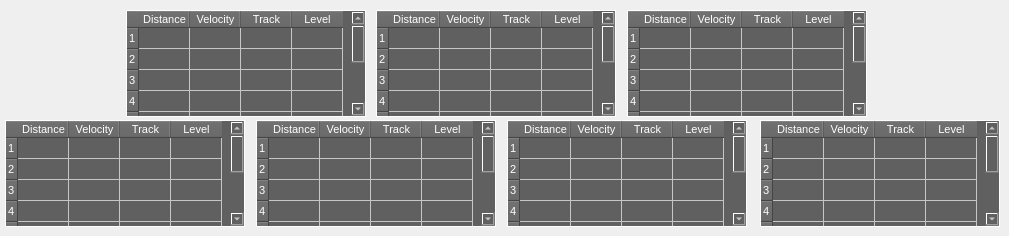
    <widget class="QWidget" name="realTimeTab">
     <attribute name="title">
      <string>Real-Time</string>
     </attribute>
     <widget class="QTableWidget" name="distanceTable5">
      <property name="geometry">
       <rect>
        <x>126</x>
        <y>10</y>
        <width>240</width>
        <height>107</height>
       </rect>
      </property>
      <property name="font">
       <font>
        <family>Segoe UI</family>
        <pointsize>8</pointsize>
       </font>
      </property>
      <property name="autoFillBackground">
       <bool>true</bool>
      </property>
      <property name="styleSheet">
       <string notr="true">background-color: rgb(96,96,96);
gridline-color: rgb(199, 199, 199);
border-color: rgb(255, 255, 255);
color: rgb(255,255,255);</string>
      </property>
      <property name="frameShape">
       <enum>QFrame::Panel</enum>
      </property>
      <property name="frameShadow">
       <enum>QFrame::Plain</enum>
      </property>
      <property name="lineWidth">
       <number>1</number>
      </property>
      <property name="horizontalScrollBarPolicy">
       <enum>Qt::ScrollBarAlwaysOff</enum>
      </property>
      <property name="gridStyle">
       <enum>Qt::SolidLine</enum>
      </property>
      <property name="wordWrap">
       <bool>false</bool>
      </property>
      <property name="rowCount">
       <number>8</number>
      </property>
      <property name="columnCount">
       <number>4</number>
      </property>
      <attribute name="horizontalHeaderDefaultSectionSize">
       <number>51</number>
      </attribute>
      <attribute name="horizontalHeaderHighlightSections">
       <bool>true</bool>
      </attribute>
      <attribute name="horizontalHeaderMinimumSectionSize">
       <number>10</number>
      </attribute>
      <attribute name="verticalHeaderDefaultSectionSize">
       <number>21</number>
      </attribute>
      <row/>
      <row/>
      <row/>
      <row/>
      <row/>
      <row/>
      <row/>
      <row/>
      <column>
       <property name="text">
        <string>Distance</string>
       </property>
      </column>
      <column>
       <property name="text">
        <string>Velocity</string>
       </property>
      </column>
      <column>
       <property name="text">
        <string>Track</string>
       </property>
      </column>
      <column>
       <property name="text">
        <string>Level</string>
       </property>
      </column>
     </widget>
     <widget class="QTableWidget" name="distanceTable6">
      <property name="geometry">
       <rect>
        <x>376</x>
        <y>10</y>
        <width>240</width>
        <height>107</height>
       </rect>
      </property>
      <property name="font">
       <font>
        <family>Segoe UI</family>
        <pointsize>8</pointsize>
       </font>
      </property>
      <property name="autoFillBackground">
       <bool>true</bool>
      </property>
      <property name="styleSheet">
       <string notr="true">background-color: rgb(96,96,96);
gridline-color: rgb(199, 199, 199);
border-color: rgb(255, 255, 255);
color: rgb(255,255,255);</string>
      </property>
      <property name="frameShape">
       <enum>QFrame::Panel</enum>
      </property>
      <property name="frameShadow">
       <enum>QFrame::Plain</enum>
      </property>
      <property name="lineWidth">
       <number>1</number>
      </property>
      <property name="horizontalScrollBarPolicy">
       <enum>Qt::ScrollBarAlwaysOff</enum>
      </property>
      <property name="gridStyle">
       <enum>Qt::SolidLine</enum>
      </property>
      <property name="wordWrap">
       <bool>false</bool>
      </property>
      <property name="rowCount">
       <number>8</number>
      </property>
      <property name="columnCount">
       <number>4</number>
      </property>
      <attribute name="horizontalHeaderDefaultSectionSize">
       <number>51</number>
      </attribute>
      <attribute name="horizontalHeaderHighlightSections">
       <bool>true</bool>
      </attribute>
      <attribute name="horizontalHeaderMinimumSectionSize">
       <number>10</number>
      </attribute>
      <attribute name="verticalHeaderDefaultSectionSize">
       <number>21</number>
      </attribute>
      <row/>
      <row/>
      <row/>
      <row/>
      <row/>
      <row/>
      <row/>
      <row/>
      <column>
       <property name="text">
        <string>Distance</string>
       </property>
      </column>
      <column>
       <property name="text">
        <string>Velocity</string>
       </property>
      </column>
      <column>
       <property name="text">
        <string>Track</string>
       </property>
      </column>
      <column>
       <property name="text">
        <string>Level</string>
       </property>
      </column>
     </widget>
     <widget class="QTableWidget" name="distanceTable7">
      <property name="geometry">
       <rect>
        <x>627</x>
        <y>10</y>
        <width>240</width>
        <height>107</height>
       </rect>
      </property>
      <property name="font">
       <font>
        <family>Segoe UI</family>
        <pointsize>8</pointsize>
       </font>
      </property>
      <property name="styleSheet">
       <string notr="true">background-color: rgb(96,96,96);
gridline-color: rgb(199, 199, 199);
border-color: rgb(255, 255, 255);
color: rgb(255,255,255);</string>
      </property>
      <property name="frameShape">
       <enum>QFrame::Panel</enum>
      </property>
      <property name="frameShadow">
       <enum>QFrame::Plain</enum>
      </property>
      <property name="lineWidth">
       <number>1</number>
      </property>
      <property name="horizontalScrollBarPolicy">
       <enum>Qt::ScrollBarAlwaysOff</enum>
      </property>
      <property name="gridStyle">
       <enum>Qt::SolidLine</enum>
      </property>
      <property name="wordWrap">
       <bool>false</bool>
      </property>
      <property name="rowCount">
       <number>8</number>
      </property>
      <property name="columnCount">
       <number>4</number>
      </property>
      <attribute name="horizontalHeaderDefaultSectionSize">
       <number>51</number>
      </attribute>
      <attribute name="horizontalHeaderHighlightSections">
       <bool>true</bool>
      </attribute>
      <attribute name="horizontalHeaderMinimumSectionSize">
       <number>10</number>
      </attribute>
      <attribute name="verticalHeaderDefaultSectionSize">
       <number>21</number>
      </attribute>
      <row/>
      <row/>
      <row/>
      <row/>
      <row/>
      <row/>
      <row/>
      <row/>
      <column>
       <property name="text">
        <string>Distance</string>
       </property>
      </column>
      <column>
       <property name="text">
        <string>Velocity</string>
       </property>
      </column>
      <column>
       <property name="text">
        <string>Track</string>
       </property>
      </column>
      <column>
       <property name="text">
        <string>Level</string>
       </property>
      </column>
     </widget>
     <widget class="QTableWidget" name="distanceTable1">
      <property name="geometry">
       <rect>
        <x>5</x>
        <y>120</y>
        <width>240</width>
        <height>107</height>
       </rect>
      </property>
      <property name="font">
       <font>
        <family>Segoe UI</family>
        <pointsize>8</pointsize>
       </font>
      </property>
      <property name="autoFillBackground">
       <bool>true</bool>
      </property>
      <property name="styleSheet">
       <string notr="true">background-color: rgb(96,96,96);
gridline-color: rgb(199, 199, 199);
border-color: rgb(255, 255, 255);
color: rgb(255,255,255);</string>
      </property>
      <property name="frameShape">
       <enum>QFrame::Panel</enum>
      </property>
      <property name="frameShadow">
       <enum>QFrame::Plain</enum>
      </property>
      <property name="lineWidth">
       <number>1</number>
      </property>
      <property name="horizontalScrollBarPolicy">
       <enum>Qt::ScrollBarAlwaysOff</enum>
      </property>
      <property name="gridStyle">
       <enum>Qt::SolidLine</enum>
      </property>
      <property name="wordWrap">
       <bool>false</bool>
      </property>
      <property name="rowCount">
       <number>8</number>
      </property>
      <property name="columnCount">
       <number>4</number>
      </property>
      <attribute name="horizontalHeaderDefaultSectionSize">
       <number>51</number>
      </attribute>
      <attribute name="horizontalHeaderHighlightSections">
       <bool>true</bool>
      </attribute>
      <attribute name="horizontalHeaderMinimumSectionSize">
       <number>10</number>
      </attribute>
      <attribute name="verticalHeaderDefaultSectionSize">
       <number>21</number>
      </attribute>
      <row/>
      <row/>
      <row/>
      <row/>
      <row/>
      <row/>
      <row/>
      <row/>
      <column>
       <property name="text">
        <string>Distance</string>
       </property>
      </column>
      <column>
       <property name="text">
        <string>Velocity</string>
       </property>
      </column>
      <column>
       <property name="text">
        <string>Track</string>
       </property>
      </column>
      <column>
       <property name="text">
        <string>Level</string>
       </property>
      </column>
     </widget>
     <widget class="QTableWidget" name="distanceTable2">
      <property name="geometry">
       <rect>
        <x>256</x>
        <y>120</y>
        <width>240</width>
        <height>107</height>
       </rect>
      </property>
      <property name="font">
       <font>
        <family>Segoe UI</family>
        <pointsize>8</pointsize>
       </font>
      </property>
      <property name="autoFillBackground">
       <bool>true</bool>
      </property>
      <property name="styleSheet">
       <string notr="true">background-color: rgb(96,96,96);
gridline-color: rgb(199, 199, 199);
border-color: rgb(255, 255, 255);
color: rgb(255,255,255);</string>
      </property>
      <property name="frameShape">
       <enum>QFrame::Panel</enum>
      </property>
      <property name="frameShadow">
       <enum>QFrame::Plain</enum>
      </property>
      <property name="lineWidth">
       <number>1</number>
      </property>
      <property name="horizontalScrollBarPolicy">
       <enum>Qt::ScrollBarAlwaysOff</enum>
      </property>
      <property name="gridStyle">
       <enum>Qt::SolidLine</enum>
      </property>
      <property name="wordWrap">
       <bool>false</bool>
      </property>
      <property name="rowCount">
       <number>8</number>
      </property>
      <property name="columnCount">
       <number>4</number>
      </property>
      <attribute name="horizontalHeaderDefaultSectionSize">
       <number>51</number>
      </attribute>
      <attribute name="horizontalHeaderHighlightSections">
       <bool>true</bool>
      </attribute>
      <attribute name="horizontalHeaderMinimumSectionSize">
       <number>10</number>
      </attribute>
      <attribute name="verticalHeaderDefaultSectionSize">
       <number>21</number>
      </attribute>
      <row/>
      <row/>
      <row/>
      <row/>
      <row/>
      <row/>
      <row/>
      <row/>
      <column>
       <property name="text">
        <string>Distance</string>
       </property>
      </column>
      <column>
       <property name="text">
        <string>Velocity</string>
       </property>
      </column>
      <column>
       <property name="text">
        <string>Track</string>
       </property>
      </column>
      <column>
       <property name="text">
        <string>Level</string>
       </property>
      </column>
     </widget>
     <widget class="QTableWidget" name="distanceTable3">
      <property name="geometry">
       <rect>
        <x>507</x>
        <y>120</y>
        <width>240</width>
        <height>107</height>
       </rect>
      </property>
      <property name="font">
       <font>
        <family>Segoe UI</family>
        <pointsize>8</pointsize>
       </font>
      </property>
      <property name="autoFillBackground">
       <bool>true</bool>
      </property>
      <property name="styleSheet">
       <string notr="true">background-color: rgb(96,96,96);
gridline-color: rgb(199, 199, 199);
border-color: rgb(255, 255, 255);
color: rgb(255,255,255);</string>
      </property>
      <property name="frameShape">
       <enum>QFrame::Panel</enum>
      </property>
      <property name="frameShadow">
       <enum>QFrame::Plain</enum>
      </property>
      <property name="lineWidth">
       <number>1</number>
      </property>
      <property name="horizontalScrollBarPolicy">
       <enum>Qt::ScrollBarAlwaysOff</enum>
      </property>
      <property name="gridStyle">
       <enum>Qt::SolidLine</enum>
      </property>
      <property name="wordWrap">
       <bool>false</bool>
      </property>
      <property name="rowCount">
       <number>8</number>
      </property>
      <property name="columnCount">
       <number>4</number>
      </property>
      <attribute name="horizontalHeaderDefaultSectionSize">
       <number>51</number>
      </attribute>
      <attribute name="horizontalHeaderHighlightSections">
       <bool>true</bool>
      </attribute>
      <attribute name="horizontalHeaderMinimumSectionSize">
       <number>10</number>
      </attribute>
      <attribute name="verticalHeaderDefaultSectionSize">
       <number>21</number>
      </attribute>
      <row/>
      <row/>
      <row/>
      <row/>
      <row/>
      <row/>
      <row/>
      <row/>
      <column>
       <property name="text">
        <string>Distance</string>
       </property>
      </column>
      <column>
       <property name="text">
        <string>Velocity</string>
       </property>
      </column>
      <column>
       <property name="text">
        <string>Track</string>
       </property>
      </column>
      <column>
       <property name="text">
        <string>Level</string>
       </property>
      </column>
     </widget>
     <widget class="QTableWidget" name="distanceTable4">
      <property name="geometry">
       <rect>
        <x>760</x>
        <y>120</y>
        <width>240</width>
        <height>107</height>
       </rect>
      </property>
      <property name="font">
       <font>
        <family>Segoe UI</family>
        <pointsize>8</pointsize>
       </font>
      </property>
      <property name="autoFillBackground">
       <bool>true</bool>
      </property>
      <property name="styleSheet">
       <string notr="true">background-color: rgb(96,96,96);
gridline-color: rgb(199, 199, 199);
border-color: rgb(255, 255, 255);
color: rgb(255,255,255);</string>
      </property>
      <property name="frameShape">
       <enum>QFrame::Panel</enum>
      </property>
      <property name="frameShadow">
       <enum>QFrame::Plain</enum>
      </property>
      <property name="lineWidth">
       <number>1</number>
      </property>
      <property name="horizontalScrollBarPolicy">
       <enum>Qt::ScrollBarAlwaysOff</enum>
      </property>
      <property name="gridStyle">
       <enum>Qt::SolidLine</enum>
      </property>
      <property name="wordWrap">
       <bool>false</bool>
      </property>
      <property name="rowCount">
       <number>8</number>
      </property>
      <property name="columnCount">
       <number>4</number>
      </property>
      <attribute name="horizontalHeaderDefaultSectionSize">
       <number>51</number>
      </attribute>
      <attribute name="horizontalHeaderHighlightSections">
       <bool>true</bool>
      </attribute>
      <attribute name="horizontalHeaderMinimumSectionSize">
       <number>10</number>
      </attribute>
      <attribute name="verticalHeaderDefaultSectionSize">
       <number>21</number>
      </attribute>
      <row/>
      <row/>
      <row/>
      <row/>
      <row/>
      <row/>
      <row/>
      <row/>
      <column>
       <property name="text">
        <string>Distance</string>
       </property>
      </column>
      <column>
       <property name="text">
        <string>Velocity</string>
       </property>
      </column>
      <column>
       <property name="text">
        <string>Track</string>
       </property>
      </column>
      <column>
       <property name="text">
        <string>Level</string>
       </property>
      </column>
     </widget>
    </widget>
